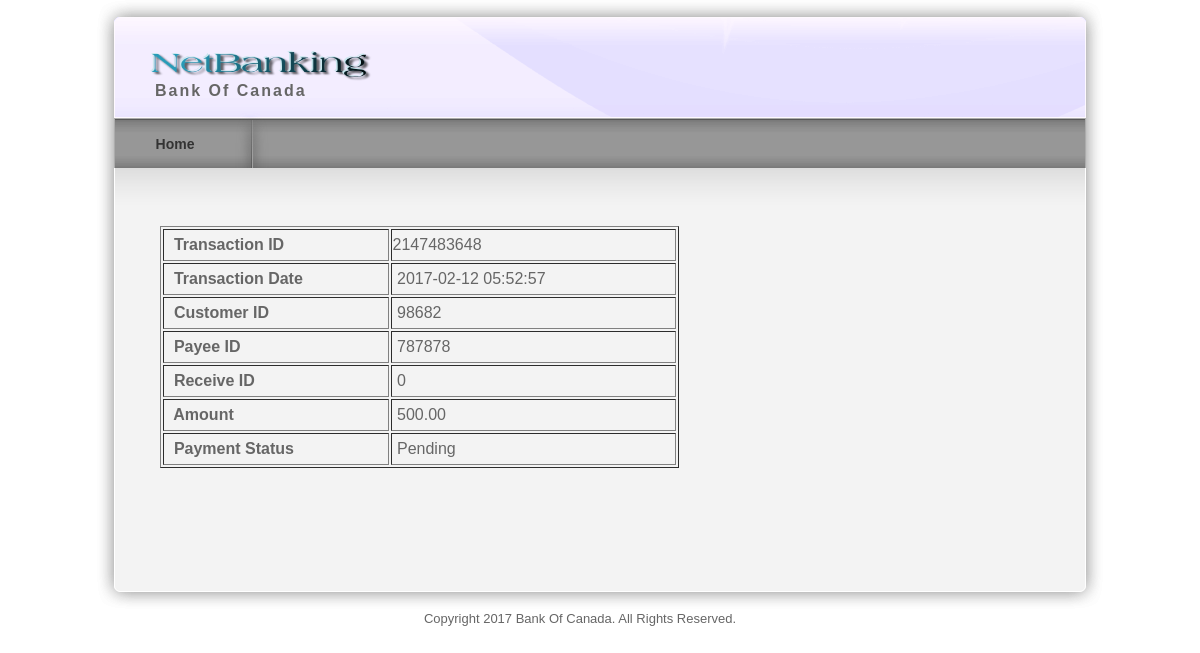
/cleartransaction.php?trancid=2147483648, run on the app's committed database.
### tables this page shows
CREATE TABLE `transaction` (
  `transactionid` bigint(15) NOT NULL,
  `customerid` int(10) NOT NULL,
  `accountnumber` varchar(25) NOT NULL,
  `transactiondate` datetime NOT NULL,
  `payeeid` int(25) NOT NULL,
  `payeename` varchar(25) NOT NULL,
  `receiveid` int(10) NOT NULL,
  `receivename` varchar(25) NOT NULL,
  `amount` float(10,2) NOT NULL,
  `paymentstat` varchar(25) NOT NULL
);

### cleartransaction.php (the view, shortened to what this page needs)
<?php
include("header.php");
$transactionid = $_GET['trancid'];
$results1 = mysql_query("select customerid,accountnumber,amount from transaction where transactionid = '$transactionid'");
while($transactionarray = mysql_fetch_array($results1))
{
	$customerid = $transactionarray['customerid'];
	$amount=$transactionarray['amount'];
}
$results = mysql_query("SELECT * FROM transaction where transactionid = '$transactionid'");
while($arrow = mysql_fetch_array($results))
{
	$transactionid = $arrow['transactionid'];
	$transactiondate=$arrow['transactiondate'];
	$customerid=$arrow['customerid'];
	$payeeid=$arrow['payeeid'];
	$receiveid=$arrow['receiveid'];
    $amount=$arrow['amount'];
	$paymentstat=$arrow['paymentstat'];
}
?>
<div id="templatemo_main">
  <p class="main_top">&nbsp;</p>
  <form id="form2" name="form2" method="post" action="">
    <blockquote>
      <table width="519" height="242" border="1">
        <tr>
          <td width="224" height="32" scope="col"><strong>
          	<label for="transactionid">&nbsp; Transaction ID</label>
          </strong></td>
          <td width="285"><?php echo $transactionid; ?></th>
        </tr>
        <tr>
          <td><strong>
            <label for="transactiondate">&nbsp; Transaction Date</label>
          </strong></td>
          <td>&nbsp;<?php echo $transactiondate; ?></td>
        </tr>
        <tr>
          <td><strong>
          <label for="customerid">&nbsp; Customer ID</label>
          </strong></td>
          <td>&nbsp;<?php echo $customerid; ?></td>
        </tr>
        <tr>
          <td><strong>
          <label for="payeeid">&nbsp; Payee ID</label>
          </strong></td>
          <td>&nbsp;<?php echo $payeeid; ?></td>
        </tr>
        <tr>
          <td><strong>
          <label for="receiveid">&nbsp; Receive ID</label>
          </strong></td>
          <td>&nbsp;<?php echo $receiveid; ?></td>
        </tr>
        <tr>
          <td><strong>
          <label for="amount">&nbsp; Amount</label>
          </strong></td>
          <td>&nbsp;<?php echo $amount; ?></td>
        </tr>
        <tr>
          <td><strong>
          <label for="paymentstat">&nbsp; Payment Status</label>
          </strong></td>
          <td>&nbsp;<?php echo $paymentstat; ?></td>
        </tr>
      </table>
    </blockquote>
    <p>&nbsp;</p>
  </form>
  </div>
    <div id="templatemo_main_bottom"></div>
    <?php
	include("footer.php");
	?>

### templatemo_style.css (style rules this page uses)
body { margin: 0px; padding: 0px; color: #666; font-family: Helevetica,Arial,sans-serif; font-size: 13px; line-height:1.5em; background-color: #fff; background-repeat: repeat-x; }
p { margin: 0px; padding: 0 0 10px 0; }
blockquote { font-style: italic; margin-left: 10px; }
#templatemo_main { position: relative; width: 900px; padding: 45px 55px; background: url(images/templatemo_content.png) repeat-y; }
#templatemo_main .main_top { position: absolute; top: 0; left: 20px; width: 970px; height: 45px; background: url(images/templatemo_content_top.png) no-repeat; }
#templatemo_main_bottom { width: 1010px; height: 40px; background: url(images/templatemo_content_bottom.png) no-repeat; }

### data on the page
transaction: transactionid "2147483648", transactiondate "2017-02-12 05:52:57", customerid "98682", payeeid "787878", receiveid "0", amount "500.00", paymentstat "Pending"
